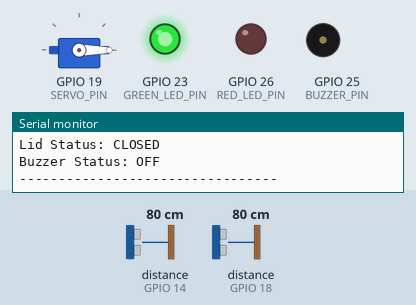
The sketch below on a simulated ESP32. On the bench: servo, output pins drawn as LEDs (lit = HIGH), buzzer (waves = sounding), the last lines printed to the serial monitor. Wiring (inferred from the names in the program): 2 × ultrasonic range finder: trigger GPIO 5, echo GPIO 18 / trigger GPIO 12, echo GPIO 14. The inputs (shaded band) are chosen by the test bench; at power-on: distance to the obstacle (sensors on GPIO 18, GPIO 14) 80 cm. The echo pulse lasts 58.3 µs per cm; WiFi joins after 1.5 s; servers stay silent unless stated; pins used as bus, display or sensor lines are not drawn.

Above: at 3.0 s.
3.1 s: distance to the obstacle (sensor on GPIO 18) set to 22 cm
4.6 s: distance to the obstacle (sensor on GPIO 18) set to 19 cm
At 6.3 s:
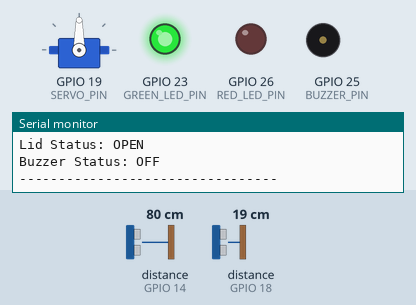
7.7 s: distance to the obstacle (sensor on GPIO 14) set to 12 cm
10.8 s: distance to the obstacle (sensor on GPIO 14) set to 9 cm
At 12.3 s:
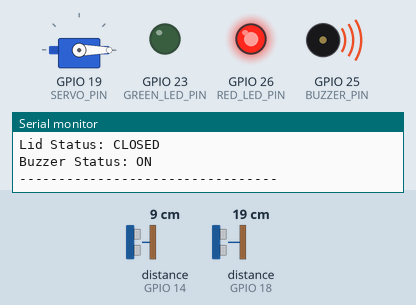
12.6 s: distance to the obstacle (sensor on GPIO 14) set to 18 cm
At 14.1 s:
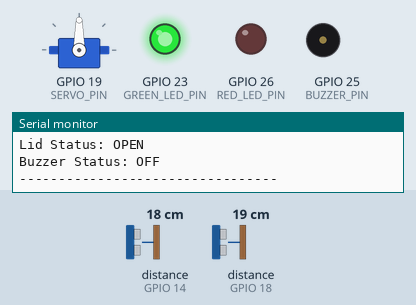
15.7 s: distance to the obstacle (sensor on GPIO 14) set to 2 cm
At 16.5 s:
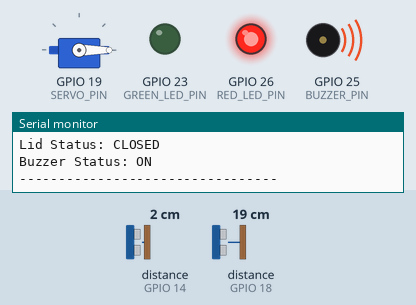
Timing chart, 0 to 18.3 s (numbered marks = the images above; inputs shaded):
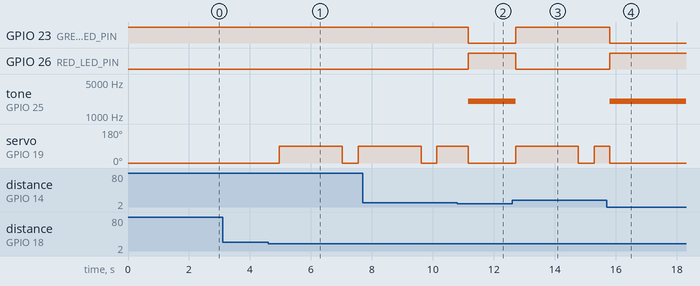

The sketch:

Smart_Dustbin_Blynk.ino
```cpp
#define BLYNK_TEMPLATE_ID "TMPL3ReLJEQBg"
#define BLYNK_TEMPLATE_NAME "Smart Dustbin"
#define BLYNK_AUTH_TOKEN "YOUR_AUTH_TOKEN"

#define BLYNK_PRINT Serial

#include <WiFi.h>
#include <BlynkSimpleEsp32.h>
#include <ESP32Servo.h>

// =====================================================
// WIFI
// =====================================================

char ssid[] = "Wokwi-GUEST";
char pass[] = "";

// =====================================================
// PIN CONFIGURATION
// =====================================================

// Hand/Object Detection Sensor
#define HAND_TRIG_PIN 5
#define HAND_ECHO_PIN 18

// Waste Level Sensor
#define WASTE_TRIG_PIN 12
#define WASTE_ECHO_PIN 14

// Servo
#define SERVO_PIN 19

// Indicators
#define GREEN_LED_PIN 23
#define BUZZER_PIN 25
#define RED_LED_PIN 26

// =====================================================
// SYSTEM SETTINGS
// =====================================================

const float HAND_DETECTION_DISTANCE = 20.0;
const float FULL_BIN_THRESHOLD = 10.0;
const float BIN_HEIGHT = 20.0;

// Lid angles
const int LID_CLOSED_ANGLE = 0;
const int LID_OPEN_ANGLE = 90;

// Lid open duration
const unsigned long LID_OPEN_TIME = 2000;

// =====================================================
// OBJECTS
// =====================================================

Servo lidServo;
BlynkTimer timer;

// =====================================================
// VARIABLES
// =====================================================

float handDistance = 0.0;
float wasteDistance = 0.0;
float fillPercentage = 0.0;

bool lidOpen = false;
bool binFull = false;

unsigned long lidOpenedTime = 0;

// Notification state
bool previousFullState = false;

// =====================================================
// READ ULTRASONIC DISTANCE
// =====================================================

float readDistance(int trigPin, int echoPin)
{
  digitalWrite(trigPin, LOW);
  delayMicroseconds(2);

  digitalWrite(trigPin, HIGH);
  delayMicroseconds(10);

  digitalWrite(trigPin, LOW);

  long duration = pulseIn(echoPin, HIGH, 30000);

  if (duration == 0)
  {
    return 999.0;
  }

  float distance = duration * 0.0343 / 2.0;

  return distance;
}

// =====================================================
// CALCULATE FILL PERCENTAGE
// =====================================================

float calculateFillPercentage(float distance)
{
  float percentage =
      ((BIN_HEIGHT - distance) / BIN_HEIGHT) * 100.0;

  if (percentage < 0)
  {
    percentage = 0;
  }

  if (percentage > 100)
  {
    percentage = 100;
  }

  return percentage;
}

// =====================================================
// BUZZER CONTROL
// =====================================================

void buzzerON()
{
  // Generate audible 2 kHz tone
  tone(BUZZER_PIN, 2000);
}

void buzzerOFF()
{
  noTone(BUZZER_PIN);
}

// =====================================================
// OPEN LID
// =====================================================

void openLid()
{
  if (!lidOpen)
  {
    lidServo.write(LID_OPEN_ANGLE);

    lidOpen = true;

    lidOpenedTime = millis();

    Serial.println("Lid: OPEN");
  }
}

// =====================================================
// CLOSE LID
// =====================================================

void closeLid()
{
  if (lidOpen)
  {
    lidServo.write(LID_CLOSED_ANGLE);

    lidOpen = false;

    Serial.println("Lid: CLOSED");
  }
}

// =====================================================
// AUTOMATIC LID TIMER
// =====================================================

void handleLidTimer()
{
  if (lidOpen)
  {
    if (millis() - lidOpenedTime >= LID_OPEN_TIME)
    {
      closeLid();
    }
  }
}

// =====================================================
// UPDATE BLYNK
// =====================================================

void updateBlynk()
{
  // V0 = Waste Distance
  Blynk.virtualWrite(V0, wasteDistance);

  // V1 = Bin Status
  if (binFull)
  {
    Blynk.virtualWrite(V1, "BIN FULL");
  }
  else
  {
    Blynk.virtualWrite(V1, "NORMAL");
  }

  // V2 = Lid Status
  if (lidOpen)
  {
    Blynk.virtualWrite(V2, "OPEN");
  }
  else
  {
    Blynk.virtualWrite(V2, "CLOSED");
  }

  // V3 = Bin Full Indicator
  Blynk.virtualWrite(V3, binFull ? 1 : 0);
}

// =====================================================
// PROCESS DUSTBIN
// =====================================================

void processDustbin()
{
  // ---------------------------------------------------
  // READ SENSORS
  // ---------------------------------------------------

  handDistance = readDistance(
      HAND_TRIG_PIN,
      HAND_ECHO_PIN);

  wasteDistance = readDistance(
      WASTE_TRIG_PIN,
      WASTE_ECHO_PIN);

  // ---------------------------------------------------
  // CALCULATE FILL PERCENTAGE
  // ---------------------------------------------------

  fillPercentage =
      calculateFillPercentage(wasteDistance);

  // ---------------------------------------------------
  // DETECT FULL BIN
  // ---------------------------------------------------

  if (wasteDistance <= FULL_BIN_THRESHOLD)
  {
    binFull = true;
  }
  else
  {
    binFull = false;
  }

  // ---------------------------------------------------
  // HAND / OBJECT DETECTION
  // ---------------------------------------------------

  Serial.print("Hand Distance: ");
  Serial.print(handDistance);
  Serial.println(" cm");

  /*
   * If bin is FULL:
   * Keep lid closed.
   *
   * Otherwise:
   * Detect hand/object and open lid.
   */

  if (!binFull)
  {
    if (handDistance <= HAND_DETECTION_DISTANCE)
    {
      Serial.println("Hand/Object detected!");

      openLid();
    }
  }
  else
  {
    closeLid();
  }

  // ---------------------------------------------------
  // LID TIMER
  // ---------------------------------------------------

  handleLidTimer();

  // ---------------------------------------------------
  // LED + BUZZER
  // ---------------------------------------------------

  if (binFull)
  {
    // Full condition
    digitalWrite(RED_LED_PIN, HIGH);
    digitalWrite(GREEN_LED_PIN, LOW);

    // Audible buzzer
    buzzerON();

    // Send notification only once
    if (!previousFullState)
    {
      Blynk.logEvent(
          "bin_full",
          "Smart Dustbin is FULL! Please empty the dustbin.");

      previousFullState = true;

      Serial.println("=================================");
      Serial.println("!!! BIN FULL !!!");
      Serial.println("Red LED: ON");
      Serial.println("Buzzer: ON");
      Serial.println("Blynk Notification Sent");
      Serial.println("=================================");
    }
  }
  else
  {
    // Normal condition
    digitalWrite(RED_LED_PIN, LOW);
    digitalWrite(GREEN_LED_PIN, HIGH);

    // Turn buzzer OFF
    buzzerOFF();

    previousFullState = false;
  }

  // ---------------------------------------------------
  // SERIAL MONITOR
  // ---------------------------------------------------

  Serial.print("Waste Distance: ");
  Serial.print(wasteDistance);
  Serial.println(" cm");

  Serial.print("Fill Percentage: ");
  Serial.print(fillPercentage);
  Serial.println("%");

  Serial.print("Bin Status: ");

  if (binFull)
  {
    Serial.println("BIN FULL");
  }
  else
  {
    Serial.println("NORMAL");
  }

  Serial.print("Lid Status: ");

  if (lidOpen)
  {
    Serial.println("OPEN");
  }
  else
  {
    Serial.println("CLOSED");
  }

  Serial.print("Buzzer Status: ");

  if (binFull)
  {
    Serial.println("ON");
  }
  else
  {
    Serial.println("OFF");
  }

  Serial.println("---------------------------------");
}

// =====================================================
// SETUP
// =====================================================

void setup()
{
  Serial.begin(115200);

  // ---------------------------------------------------
  // PIN MODES
  // ---------------------------------------------------

  pinMode(HAND_TRIG_PIN, OUTPUT);
  pinMode(HAND_ECHO_PIN, INPUT);

  pinMode(WASTE_TRIG_PIN, OUTPUT);
  pinMode(WASTE_ECHO_PIN, INPUT);

  pinMode(GREEN_LED_PIN, OUTPUT);
  pinMode(RED_LED_PIN, OUTPUT);

  pinMode(BUZZER_PIN, OUTPUT);

  // ---------------------------------------------------
  // INITIAL STATE
  // ---------------------------------------------------

  digitalWrite(GREEN_LED_PIN, HIGH);
  digitalWrite(RED_LED_PIN, LOW);

  buzzerOFF();

  // ---------------------------------------------------
  // SERVO
  // ---------------------------------------------------

  lidServo.setPeriodHertz(50);

  lidServo.attach(
      SERVO_PIN,
      500,
      2400);

  lidServo.write(LID_CLOSED_ANGLE);

  lidOpen = false;

  // ---------------------------------------------------
  // STARTUP INFORMATION
  // ---------------------------------------------------

  Serial.println();
  Serial.println("=================================");
  Serial.println(" Smart Dustbin - IoT System");
  Serial.println("=================================");

  Serial.println("Hand Sensor: GPIO 5 / 18");
  Serial.println("Waste Sensor: GPIO 12 / 14");
  Serial.println("Servo: GPIO 19");
  Serial.println("Green LED: GPIO 23");
  Serial.println("Buzzer: GPIO 25");
  Serial.println("Red LED: GPIO 26");

  Serial.println("---------------------------------");

  Serial.print("Hand detection: <= ");
  Serial.print(HAND_DETECTION_DISTANCE);
  Serial.println(" cm");

  Serial.print("Full-bin threshold: <= ");
  Serial.print(FULL_BIN_THRESHOLD);
  Serial.println(" cm");

  Serial.print("Bin height: ");
  Serial.print(BIN_HEIGHT);
  Serial.println(" cm");

  Serial.print("Lid open duration: ");
  Serial.print(LID_OPEN_TIME / 1000);
  Serial.println(" seconds");

  Serial.println("Buzzer frequency: 2000 Hz");

  Serial.println("---------------------------------");

  // ---------------------------------------------------
  // BLYNK
  // ---------------------------------------------------

  Serial.println("Connecting to Blynk...");

  Blynk.begin(
      BLYNK_AUTH_TOKEN,
      ssid,
      pass);

  Serial.println("Blynk connection initialized");

  // ---------------------------------------------------
  // BLYNK TIMER
  // ---------------------------------------------------

  timer.setInterval(
      1000L,
      updateBlynk);

  Serial.println("System Ready");
  Serial.println("---------------------------------");
}

// =====================================================
// LOOP
// =====================================================

void loop()
{
  Blynk.run();

  timer.run();

  processDustbin();

  delay(500);
}
```

Measured:
- the behaviour switches between 21 and 20 cm on distance to the obstacle (sensor on GPIO 18) (found by bisection; images 0 and 1)
- the behaviour switches between 11 and 10 cm on distance to the obstacle (sensor on GPIO 14) (found by bisection; images 1 and 2)
- after the input at 4.6 s, servo on GPIO 19 (SERVO_PIN): 0° → 90° after 0.36 s, → 0° 2.1 s later, → 90° 0.52 s later
- after the input at 10.8 s, GPIO 23 (GREEN_LED_PIN): HIGH → LOW after 0.36 s; GPIO 26 (RED_LED_PIN): LOW → HIGH after 0.36 s; tone on GPIO 25 (BUZZER_PIN): silent → 2000 Hz after 0.36 s; servo on GPIO 19 (SERVO_PIN): 90° → 0° after 0.36 s instead of 1.4 s
- after the input at 12.6 s, GPIO 23 (GREEN_LED_PIN): LOW → HIGH after 0.11 s; GPIO 26 (RED_LED_PIN): HIGH → LOW after 0.11 s; tone on GPIO 25 (BUZZER_PIN): 2000 Hz → silent after 0.11 s; servo on GPIO 19 (SERVO_PIN): 0° → 90° after 0.11 s, → 0° 2.1 s later, → 90° 0.52 s later
- after the input at 15.7 s, GPIO 23 (GREEN_LED_PIN): HIGH → LOW after 0.10 s; GPIO 26 (RED_LED_PIN): LOW → HIGH after 0.10 s; tone on GPIO 25 (BUZZER_PIN): silent → 2000 Hz after 0.10 s
